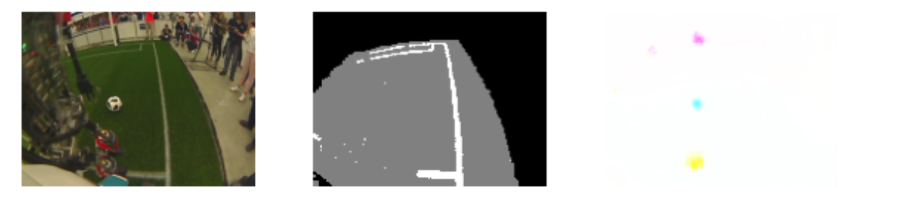
#> input picture predictions.png, 910 x 214 px
$ python -i metrics.py   (imports and definitions only)   (older library calls are emulated)
#> lines starting #> are read from the running program, lines starting #| are printed output that depends on the picture; after the words box and inside, x2 and y2 are one past the last pixel; in counts of white or black regions, pixels touching at a corner belong together
import numpy as np
import torch
import cv2


class metrics:
    def __init__(self):
        pass

    def extractCentroids(self, singleChannelImage):
        """Extract the centroids

        Args:
            singleChannelImage (Tensor): Single channel of the image

        Returns:
            [list]: List of centroids in the image
        """
        # Extract centroids from the images
        centroids = []
        _, thresh = cv2.threshold(singleChannelImage, 0.8, 255, cv2.THRESH_BINARY_INV)
        thresh = cv2.convertScaleAbs(thresh)
        thresh = cv2.blur(thresh, (5, 5))
        # Find contours and then moments from the contours to calculate centroids
        contours, hierarchy = cv2.findContours(
            thresh, cv2.RETR_EXTERNAL, cv2.CHAIN_APPROX_SIMPLE
        )
        for c in contours:
            M = cv2.moments(c)
            cX = int(M["m10"] / (M["m00"] + 0.001))
            cY = int(M["m01"] / (M["m00"] + 0.001))
            centroids.append([cX, cY])
        return centroids

    # [202 lines left out: functions evaluateBlobBatch, evaluate_blob, evaluateSegBatch, evaluate_seg, not called in this run]

>>> import cv2
>>> picture = cv2.imread('../predictions.png')
#> picture is the input picture: shape (214, 910, 3); mean B, G, R 175.2, 181.5, 181.5
>>> result = metrics().extractCentroids(picture)
#> in extractCentroids, `_, thresh = cv2.threshold(singleChannelImage, 0.8, 255, cv2.THRESH_BIN..`:
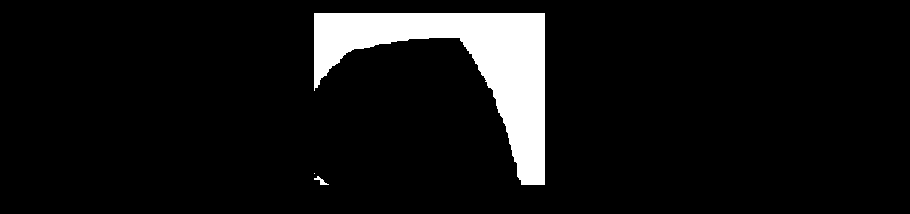
#> thresh: shape (214, 910, 3); 7.5% white; 3 white regions (1 under 20 px), largest, box (x1, y1, x2, y2) and area: (314, 13, 545, 185) 14521, (314, 176, 329, 185) 50
#> (the run stopped early here; a loop or call above may not have finished)
